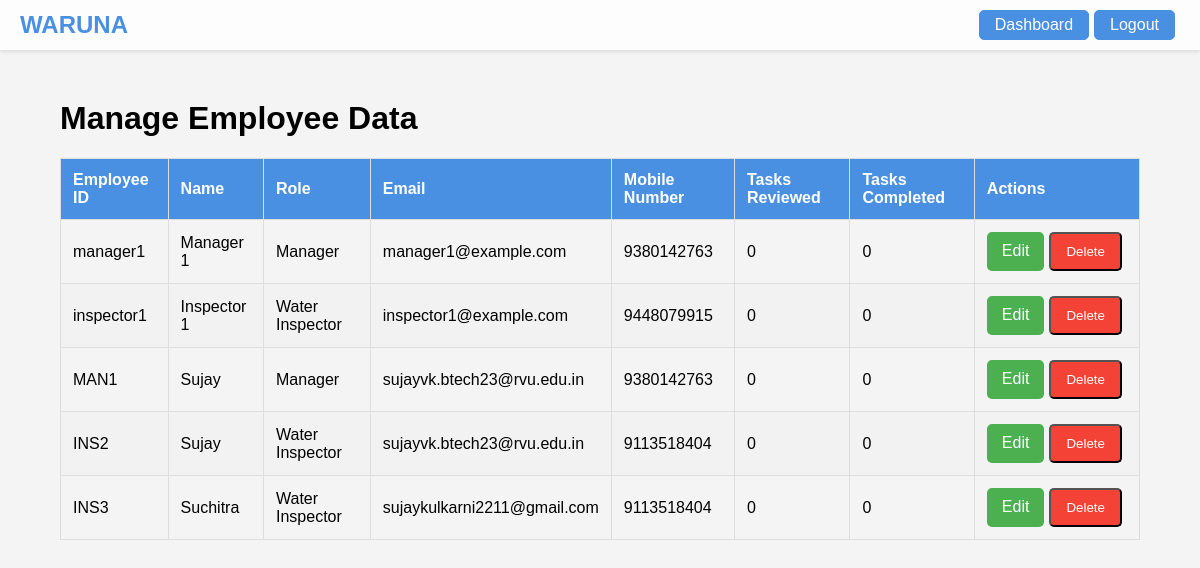
The app's page /manage_employees, older data.
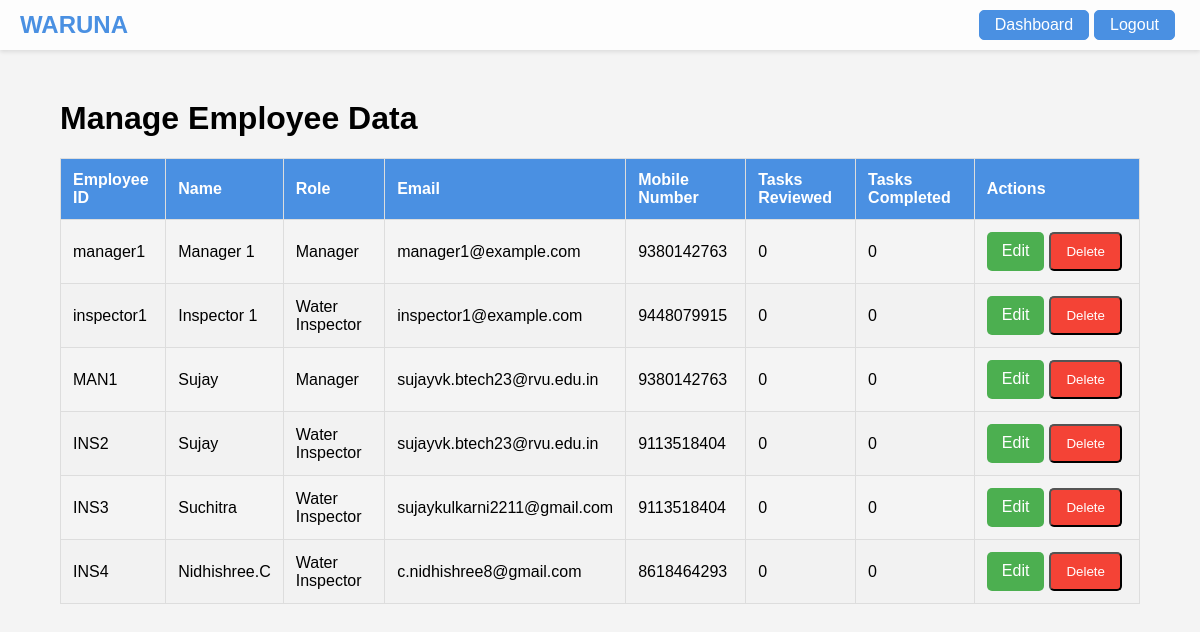
The same page, newer data.
### tables this page shows
CREATE TABLE employees
                 (employee_id TEXT PRIMARY KEY, name TEXT, password TEXT, role TEXT,
                 email TEXT, mobile_no TEXT, tasks_reviewed INTEGER DEFAULT 0,
                 tasks_completed INTEGER DEFAULT 0);

### app.py (the view)
@app.route('/manage_employees')
def manage_employees():
    conn = get_db_connection()
    c = conn.cursor()
    c.execute("SELECT employee_id, name, role, email, mobile_no, tasks_reviewed, tasks_completed FROM employees")
    employees = c.fetchall()
    conn.close()
    return render_template('manage_employees.html', employees=employees)

### app.py (called while the page is built)
def get_db_connection():
    conn = sqlite3.connect('waruna.db')
    conn.row_factory = sqlite3.Row
    return conn

### templates/manage_employees.html (shortened to what this page needs)
<!DOCTYPE html>
<html lang="en">
<head>
</head>
<body>
    <nav class="navbar">
        <a class="navbar-brand" href="#">WARUNA</a>
        <div class="boxes">
            <div class="login-box"><a class="nav-link" href="/dashboard">Dashboard</a></div>
            <div class="login-box"><a class="nav-link" href="/logout">Logout</a></div>
        </div>
    </nav>
    <div class="container">
        <h1>Manage Employee Data</h1>
        <table>
            <thead>
                <tr>
                    <th>Employee ID</th>
                    <th>Name</th>
                    <th>Role</th>
                    <th>Email</th>
                    <th>Mobile Number</th>
                    <th>Tasks Reviewed</th>
                    <th>Tasks Completed</th>
                    <th>Actions</th>
                </tr>
            </thead>
            <tbody>
                {% for employee in employees %}
                <tr>
                    <td>{{ employee[0] }}</td>
                    <td>{{ employee[1] }}</td>
                    <td>{{ employee[2] }}</td>
                    <td>{{ employee[3] }}</td>
                    <td>{{ employee[4] }}</td>
                    <td>{{ employee[5] }}</td>
                    <td>{{ employee[6] }}</td>
                    <td>
                        <div class="boxes">
                        <a class="btn btn-edit" href="{{ url_for('edit_employee_page', employee_id=employee[0]) }}">Edit</a>
                        <form action="{{ url_for('delete_employee', employee_id=employee.employee_id) }}" method="post" style="display:inline;">
                            <button type="submit" class="btn btn-delete">Delete</button>
                        </form>
                    </div>
                    </td>
                </tr>
                {% endfor %}
            </tbody>
        </table>
    </div>
</body>
</html>

### templates/manage_employees.html (style rules this page uses)
body { font-family: Arial, sans-serif; background-color: #f4f4f4; margin: 0; padding: 0; }
.navbar { background: rgba(255, 255, 255, 0.8); padding: 10px 20px; display: flex; justify-content: space-between; align-items: center; box-shadow: 0 2px 4px rgba(0, 0, 0, 0.1); }
.navbar-brand { font-weight: bold; color: #4A90E2; text-decoration: none; font-size: 1.5rem; }
.login-box { border: 1px solid #4A90E2; padding: 5px 15px; border-radius: 5px; background: #4A90E2; color: white; margin-right: 5px; }
.login-box a { color: white; text-decoration: none; }
.boxes { display: flex; }
.container { margin: 50px auto; width: 90%; max-width: 1200px; }
table { width: 100%; border-collapse: collapse; margin-bottom: 20px; }
table, th, td { border: 1px solid #ddd; }
th, td { padding: 12px; text-align: left; }
th { background-color: #4A90E2; color: white; }
tr:nth-child(even) { background-color: #f2f2f2; }
.btn { padding: 10px 15px; text-align: center; text-decoration: none; display: inline-block; border-radius: 5px; cursor: pointer; margin-right: 5px; }
.btn-edit { background-color: #4CAF50; color: white; }
.btn-delete { background-color: #f44336; color: white; }

Row changes from the older to the newer data that the page shows:
added employees: employee_id "INS4", name "Nidhishree.C", role "Water Inspector", email "c.nidhishree8@gmail.com", mobile_no "8618464293", tasks_reviewed "0", tasks_completed "0"
